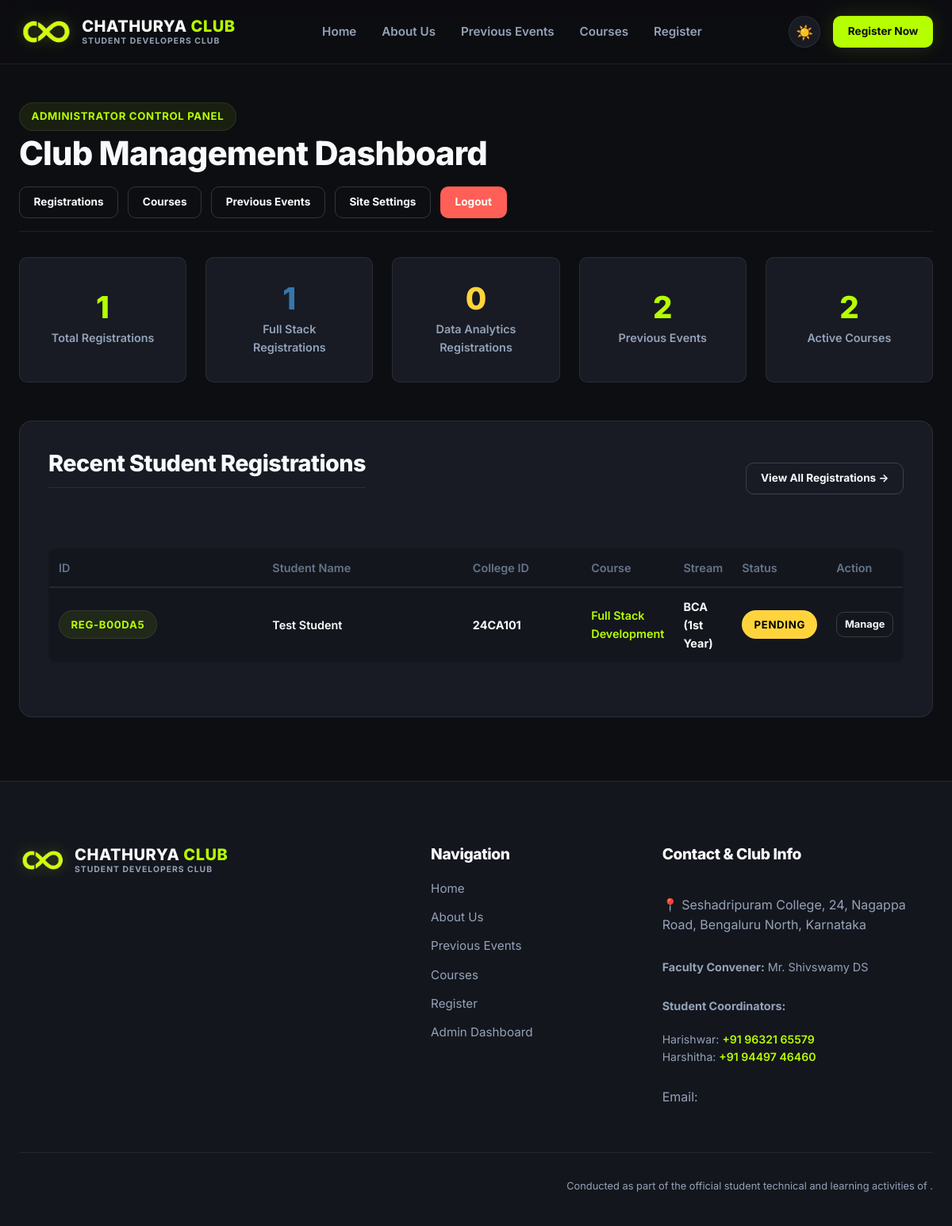
Screenshot of /custom-admin/ (signed in) with the database file from the repository.
### workshop/models.py (models this page shows, shortened)
class Registration(models.Model):
    STREAM_CHOICES = [
        ('BCA', 'BCA'),
        ('B.Com', 'B.Com'),
        ('BBA', 'BBA'),
        ('B.Com A/F', 'B.Com A/F'),
        ('B.Com Logistics', 'B.Com Logistics'),
        ('B.Com with CA', 'B.Com with CA'),
    ]
    COURSE_CHOICES = [
        ('Full Stack Development', 'Full Stack Development'),
        ('Data Analytics', 'Data Analytics'),
    ]
    YEAR_CHOICES = [
        ('1st Year', '1st Year'),
        ('2nd Year', '2nd Year'),
        ('3rd Year', '3rd Year'),
        ('4th Year', '4th Year'),
    ]
    SECTION_CHOICES = [(c, c) for c in ['A', 'B', 'C', 'D', 'E', 'F', 'G', 'H', 'I', 'J']]
    STATUS_CHOICES = [
        ('Pending', 'Pending'),
        ('Confirmed', 'Confirmed'),
        ('Cancelled', 'Cancelled'),
    ]
    registration_id = models.CharField(max_length=50, unique=True, editable=False)
    full_name = models.CharField(max_length=200)
    college_id = models.CharField(max_length=50)
    email = models.EmailField()
    phone = models.CharField(max_length=15)
    stream = models.CharField(max_length=50, choices=STREAM_CHOICES)
    course = models.CharField(max_length=100, choices=COURSE_CHOICES)
    year_of_study = models.CharField(max_length=50, choices=YEAR_CHOICES)
    section = models.CharField(max_length=10, choices=SECTION_CHOICES)
    has_laptop = models.CharField(max_length=10, choices=[('Yes', 'Yes'), ('No', 'No')])
    status = models.CharField(max_length=20, choices=STATUS_CHOICES, default='Pending')
    registration_date = models.DateTimeField(auto_now_add=True)
    class Meta:
        ordering = ['-registration_date']

### workshop/views.py (the view)
# urls.py: path('custom-admin/', views.admin_dashboard_view, name='admin_dashboard'),
@user_passes_test(is_staff_user, login_url='admin_login')
def admin_dashboard_view(request):
    total_registrations = Registration.objects.count()
    fullstack_count = Registration.objects.filter(course='Full Stack Development').count()
    data_analytics_count = Registration.objects.filter(course='Data Analytics').count()
    total_events = PreviousEvent.objects.count()
    total_courses = Course.objects.count()
    recent_registrations = Registration.objects.all()[:10]
    context = {
        'total_registrations': total_registrations,
        'fullstack_count': fullstack_count,
        'data_analytics_count': data_analytics_count,
        'total_events': total_events,
        'total_courses': total_courses,
        'recent_registrations': recent_registrations,
    }
    return render(request, 'workshop/dashboard/dashboard.html', context)

### workshop/views.py (called while the page is built)
def is_staff_user(user):
    return user.is_authenticated and user.is_staff

### workshop/templates/workshop/dashboard/dashboard.html (shortened to what this page needs)
{% extends 'workshop/base.html' %}
{% load static %}
{% block content %}
<section class="detail-section" style="padding-top: 3rem; padding-bottom: 5rem;">
  <div class="container">
    <div style="display: flex; justify-content: space-between; align-items: center; flex-wrap: wrap; gap: 1rem; margin-bottom: 2rem; border-bottom: 1px solid var(--border-subtle); padding-bottom: 1rem;">
      <div>
        <div class="badge" style="margin-bottom: 0.25rem;">Administrator Control Panel</div>
        <h2>Club Management Dashboard</h2>
      </div>
      <div style="display: flex; gap: 0.75rem; flex-wrap: wrap;">
        <a href="{% url 'admin_registrations_list' %}" class="btn btn-secondary btn-sm">Registrations</a>
        <a href="{% url 'admin_courses_list' %}" class="btn btn-secondary btn-sm">Courses</a>
        <a href="{% url 'admin_events_list' %}" class="btn btn-secondary btn-sm">Previous Events</a>
        <a href="{% url 'admin_settings_edit' %}" class="btn btn-secondary btn-sm">Site Settings</a>
        <a href="{% url 'admin_logout' %}" class="btn btn-sm" style="background: #ff5f56; color: #fff;">Logout</a>
      </div>
    </div>
    <div class="stats-grid" style="grid-template-columns: repeat(auto-fit, minmax(200px, 1fr)); margin-bottom: 3rem;">
      <div class="stat-card">
        <div class="stat-number" style="color: var(--accent);">{{ total_registrations }}</div>
        <div class="stat-label">Total Registrations</div>
      </div>
      <div class="stat-card">
        <div class="stat-number" style="color: #3776ab;">{{ fullstack_count }}</div>
        <div class="stat-label">Full Stack Registrations</div>
      </div>
      <div class="stat-card">
        <div class="stat-number" style="color: #ffd43b;">{{ data_analytics_count }}</div>
        <div class="stat-label">Data Analytics Registrations</div>
      </div>
      <div class="stat-card">
        <div class="stat-number">{{ total_events }}</div>
        <div class="stat-label">Previous Events</div>
      </div>
      <div class="stat-card">
        <div class="stat-number">{{ total_courses }}</div>
        <div class="stat-label">Active Courses</div>
      </div>
    </div>
    <div class="detail-card">
      <div style="display: flex; justify-content: space-between; align-items: center; margin-bottom: 1.25rem;">
        <h3>Recent Student Registrations</h3>
        <a href="{% url 'admin_registrations_list' %}" class="btn btn-secondary btn-sm">View All Registrations →</a>
      </div>
      <div style="overflow-x: auto;">
        <table class="confirmation-table" style="width: 100%; border-collapse: collapse;">
          <thead>
            <tr style="border-bottom: 2px solid var(--border-subtle); text-align: left; font-size: 0.9rem; color: var(--text-secondary);">
              <th style="padding: 0.75rem;">ID</th>
              <th style="padding: 0.75rem;">Student Name</th>
              <th style="padding: 0.75rem;">College ID</th>
              <th style="padding: 0.75rem;">Course</th>
              <th style="padding: 0.75rem;">Stream</th>
              <th style="padding: 0.75rem;">Status</th>
              <th style="padding: 0.75rem;">Action</th>
            </tr>
          </thead>
          <tbody>
            {% for reg in recent_registrations %}
              <tr style="border-bottom: 1px solid var(--border-subtle); font-size: 0.92rem;">
                <td style="padding: 0.75rem;"><span class="badge">{{ reg.registration_id }}</span></td>
                <td style="padding: 0.75rem; font-weight: 600; color: var(--text-primary);">{{ reg.full_name }}</td>
                <td style="padding: 0.75rem;">{{ reg.college_id }}</td>
                <td style="padding: 0.75rem; color: var(--accent); font-weight: 600;">{{ reg.course }}</td>
                <td style="padding: 0.75rem;">{{ reg.stream }} ({{ reg.year_of_study }})</td>
                <td style="padding: 0.75rem;"><span class="badge" style="background: {% if reg.status == 'Confirmed' %}var(--accent){% elif reg.status == 'Cancelled' %}#ff5f56{% else %}#ffd43b{% endif %}; color: #000;">{{ reg.status }}</span></td>
                <td style="padding: 0.75rem;"><a href="{% url 'admin_registration_detail' reg_id=reg.registration_id %}" class="btn btn-secondary btn-sm" style="padding: 0.3rem 0.6rem; font-size: 0.8rem;">Manage</a></td>
              </tr>
            {% empty %}
              <tr>
                <td colspan="7" style="padding: 2rem; text-align: center; color: var(--text-secondary);">No registrations received yet.</td>
              </tr>
            {% endfor %}
          </tbody>
        </table>
      </div>
    </div>
  </div>
</section>
{% endblock %}

### static/css/style.css (style rules this page uses)
:root { --bg-primary: #0d0e11; --bg-secondary: #14161d; --bg-card: #181b24; --bg-card-hover: #1f2330; --bg-input: #12141a; --bg-navbar: rgba(13, 14, 17, 0.85); --accent: #b6ff00; --accent-hover: #a2e600; --accent-glow: rgba(182, 255, 0, 0.2); --accent-text: #0d0e11; --text-primary: #f8fafc; --text-secondary: #94a3b8; --text-muted: #64748b; --border-subtle: rgba(255, 255, 255, 0.08); --border-medium: rgba(255, 255, 255, 0.16); --border-focus: #b6ff00; --error: #ef4444; --error-bg: rgba(239, 68, 68, 0.1); --success: #b6ff00; --font-family: 'Inter', system-ui, -apple-system, BlinkMacSystemFont, 'Segoe UI', Roboto, Oxygen, Ubuntu, Cantarell, sans-serif; --radius-sm: 6px; --radius-md: 10px; --radius-lg: 16px; --radius-pill: 9999px; --shadow-sm: 0 4px 6px -1px rgba(0, 0, 0, 0.3); --shadow-md: 0 10px 15px -3px rgba(0, 0, 0, 0.4); --shadow-lg: 0 20px 25px -5px rgba(0, 0, 0, 0.5); --shadow-accent: 0 0 25px rgba(182, 255, 0, 0.15); --transition-fast: 0.15s ease; --transition-normal: 0.25s ease; --transition-slow: 0.4s cubic-bezier(0.16, 1, 0.3, 1); }
*, *::before, *::after { box-sizing: border-box; margin: 0; padding: 0; }
html { font-family: var(--font-family); font-size: 16px; scroll-behavior: smooth; background-color: var(--bg-primary); color: var(--text-primary); -webkit-font-smoothing: antialiased; -moz-osx-font-smoothing: grayscale; }
body { min-height: 100vh; display: flex; flex-direction: column; line-height: 1.6; overflow-x: hidden; background-color: var(--bg-primary); color: var(--text-primary); transition: background-color var(--transition-normal), color var(--transition-normal); }
a { color: inherit; text-decoration: none; transition: color var(--transition-fast); }
h1, h2, h3, h4, h5, h6 { font-weight: 800; line-height: 1.2; letter-spacing: -0.02em; color: var(--text-primary); }
h2 { font-size: clamp(1.8rem, 3.5vw, 2.6rem); }
h3 { font-size: clamp(1.3rem, 2.5vw, 1.8rem); }
.badge { display: inline-flex; align-items: center; gap: 0.5rem; padding: 0.4rem 0.9rem; border-radius: var(--radius-pill); font-size: 0.825rem; font-weight: 700; letter-spacing: 0.05em; text-transform: uppercase; background-color: rgba(182, 255, 0, 0.08); color: var(--accent); border: 1px solid var(--border-subtle); width: fit-content; }
.container { width: 100%; max-width: 1200px; margin: 0 auto; padding: 0 1.5rem; }
.btn { display: inline-flex; align-items: center; justify-content: center; gap: 0.6rem; padding: 0.85rem 1.8rem; border-radius: var(--radius-md); font-size: 0.95rem; font-weight: 700; cursor: pointer; border: 1px solid transparent; transition: all var(--transition-normal); text-decoration: none; white-space: nowrap; }
.btn-secondary { background-color: transparent; color: var(--text-primary); border-color: var(--border-medium); }
.btn-sm { padding: 0.5rem 1.1rem; font-size: 0.85rem; }
.stats-grid { display: grid; grid-template-columns: repeat(2, 1fr); gap: 1.5rem; }
.stat-card { background-color: var(--bg-card); border: 1px solid var(--border-subtle); padding: 2rem 1.5rem; border-radius: var(--radius-md); text-align: center; transition: all var(--transition-normal); display: flex; flex-direction: column; align-items: center; justify-content: center; }
.stat-number { font-size: 2.4rem; font-weight: 800; color: var(--accent); line-height: 1; margin-bottom: 0.5rem; }
.stat-label { font-size: 0.9rem; font-weight: 600; color: var(--text-secondary); }
.detail-card { background-color: var(--bg-card); border: 1px solid var(--border-subtle); border-radius: var(--radius-lg); padding: 2.25rem; }
.detail-card h3 { margin-bottom: 1.5rem; border-bottom: 1px solid var(--border-subtle); padding-bottom: 0.75rem; }
.confirmation-table { width: 100%; border-collapse: collapse; margin: 2rem 0; text-align: left; background-color: var(--bg-secondary); border-radius: var(--radius-md); overflow: hidden; border: 1px solid var(--border-subtle); }
.confirmation-table th, .confirmation-table td { padding: 0.9rem 1.25rem; border-bottom: 1px solid var(--border-subtle); font-size: 0.9rem; }
.confirmation-table tr:last-child th, .confirmation-table tr:last-child td { border-bottom: none; }
.confirmation-table th { color: var(--text-muted); font-weight: 600; width: 40%; }
.confirmation-table td { color: var(--text-primary); font-weight: 700; }

### rows the page displays
Registration: registration_id "REG-B00DA5", full_name "Test Student", college_id "24CA101", course "Full Stack Development", stream "BCA", year_of_study "1st Year", status "PENDING"

### other values shown
{{ total_registrations }} "1"
{{ fullstack_count }} "1"
{{ data_analytics_count }} "0"
{{ total_events }} "2"
{{ total_courses }} "2"
